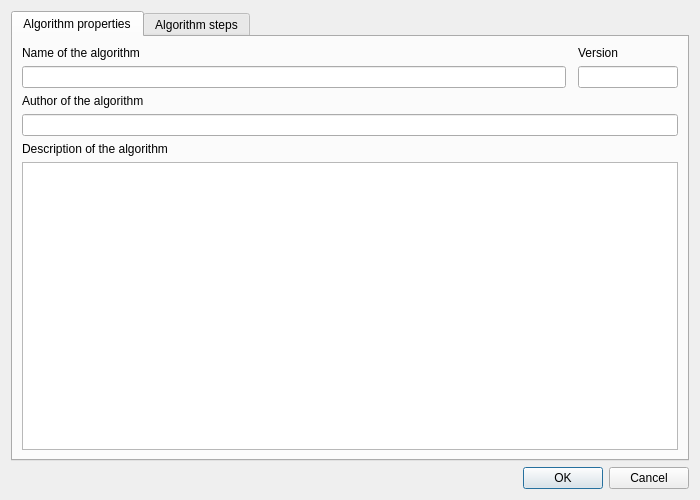
<?xml version="1.0" encoding="UTF-8"?>
<ui version="4.0">
 <class>Dialog</class>
 <widget class="QDialog" name="Dialog">
  <property name="geometry">
   <rect>
    <x>0</x>
    <y>0</y>
    <width>700</width>
    <height>500</height>
   </rect>
  </property>
  <property name="windowTitle">
   <string>Algorithm Creator</string>
  </property>
  <layout class="QGridLayout" name="gridLayout">
   <item row="1" column="0">
    <widget class="QTabWidget" name="tabWidget">
     <property name="currentIndex">
      <number>0</number>
     </property>
     <widget class="QWidget" name="tab_Properties">
      <attribute name="title">
       <string>Algorithm properties</string>
      </attribute>
      <layout class="QGridLayout" name="gridLayout_2">
       <item row="0" column="0" colspan="2">
        <widget class="QLabel" name="l_NameAlgorithm">
         <property name="text">
          <string>Name of the algorithm</string>
         </property>
        </widget>
       </item>
       <item row="1" column="0">
        <widget class="QLineEdit" name="le_NameAlgorithm"/>
       </item>
       <item row="1" column="2">
        <widget class="QLineEdit" name="le_Version">
         <property name="minimumSize">
          <size>
           <width>0</width>
           <height>0</height>
          </size>
         </property>
         <property name="maximumSize">
          <size>
           <width>100</width>
           <height>16777215</height>
          </size>
         </property>
        </widget>
       </item>
       <item row="7" column="0" colspan="3">
        <widget class="QTextEdit" name="te_Description"/>
       </item>
       <item row="0" column="2">
        <widget class="QLabel" name="l_Version">
         <property name="text">
          <string>Version</string>
         </property>
        </widget>
       </item>
       <item row="6" column="0" colspan="3">
        <widget class="QLabel" name="l_Description">
         <property name="text">
          <string>Description of the algorithm</string>
         </property>
        </widget>
       </item>
       <item row="2" column="0">
        <widget class="QLabel" name="l_Author">
         <property name="text">
          <string>Author of the algorithm</string>
         </property>
        </widget>
       </item>
       <item row="3" column="0" colspan="3">
        <widget class="QLineEdit" name="le_Author"/>
       </item>
      </layout>
     </widget>
     <widget class="QWidget" name="tab_Algorithm">
      <attribute name="title">
       <string>Algorithm steps</string>
      </attribute>
      <layout class="QGridLayout" name="gridLayout_3">
       <item row="3" column="4">
        <widget class="QPushButton" name="b_AddBefore">
         <property name="text">
          <string/>
         </property>
         <property name="icon">
          <iconset resource="../../Icons.qrc">
           <normaloff>:/Buttons/icon/add_above.png</normaloff>:/Buttons/icon/add_above.png</iconset>
         </property>
         <property name="iconSize">
          <size>
           <width>25</width>
           <height>25</height>
          </size>
         </property>
        </widget>
       </item>
       <item row="0" column="4" colspan="3">
        <widget class="QListView" name="lst_Functions"/>
       </item>
       <item row="3" column="2">
        <widget class="QPushButton" name="b_MoveDown">
         <property name="text">
          <string/>
         </property>
         <property name="icon">
          <iconset resource="../../Icons.qrc">
           <normaloff>:/Buttons/icon/move_down.png</normaloff>:/Buttons/icon/move_down.png</iconset>
         </property>
         <property name="iconSize">
          <size>
           <width>25</width>
           <height>25</height>
          </size>
         </property>
        </widget>
       </item>
       <item row="3" column="1">
        <widget class="QPushButton" name="b_Delete">
         <property name="text">
          <string/>
         </property>
         <property name="icon">
          <iconset resource="../../Icons.qrc">
           <normaloff>:/Buttons/icon/bin.png</normaloff>:/Buttons/icon/bin.png</iconset>
         </property>
         <property name="iconSize">
          <size>
           <width>25</width>
           <height>25</height>
          </size>
         </property>
        </widget>
       </item>
       <item row="3" column="0">
        <widget class="QPushButton" name="b_MoveUp">
         <property name="text">
          <string/>
         </property>
         <property name="icon">
          <iconset resource="../../Icons.qrc">
           <normaloff>:/Buttons/icon/move_up.png</normaloff>:/Buttons/icon/move_up.png</iconset>
         </property>
         <property name="iconSize">
          <size>
           <width>25</width>
           <height>25</height>
          </size>
         </property>
        </widget>
       </item>
       <item row="3" column="6">
        <widget class="QPushButton" name="b_AddAfter">
         <property name="text">
          <string/>
         </property>
         <property name="icon">
          <iconset resource="../../Icons.qrc">
           <normaloff>:/Buttons/icon/add_below.png</normaloff>:/Buttons/icon/add_below.png</iconset>
         </property>
         <property name="iconSize">
          <size>
           <width>25</width>
           <height>25</height>
          </size>
         </property>
        </widget>
       </item>
       <item row="3" column="5">
        <widget class="QPushButton" name="b_Help">
         <property name="text">
          <string/>
         </property>
         <property name="icon">
          <iconset resource="../../Icons.qrc">
           <normaloff>:/Buttons/icon/help.png</normaloff>:/Buttons/icon/help.png</iconset>
         </property>
         <property name="iconSize">
          <size>
           <width>25</width>
           <height>25</height>
          </size>
         </property>
        </widget>
       </item>
       <item row="0" column="0" colspan="3">
        <widget class="QTreeView" name="tv_algorithm"/>
       </item>
      </layout>
     </widget>
    </widget>
   </item>
   <item row="2" column="0">
    <widget class="QDialogButtonBox" name="buttonBox">
     <property name="orientation">
      <enum>Qt::Orientation::Horizontal</enum>
     </property>
     <property name="standardButtons">
      <set>QDialogButtonBox::StandardButton::Cancel|QDialogButtonBox::StandardButton::Ok</set>
     </property>
     <property name="centerButtons">
      <bool>false</bool>
     </property>
    </widget>
   </item>
  </layout>
 </widget>
 <resources>
  <include location="../../Icons.qrc"/>
 </resources>
 <connections>
  <connection>
   <sender>buttonBox</sender>
   <signal>accepted()</signal>
   <receiver>Dialog</receiver>
   <slot>accept()</slot>
   <hints>
    <hint type="sourcelabel">
     <x>248</x>
     <y>254</y>
    </hint>
    <hint type="destinationlabel">
     <x>157</x>
     <y>274</y>
    </hint>
   </hints>
  </connection>
  <connection>
   <sender>buttonBox</sender>
   <signal>rejected()</signal>
   <receiver>Dialog</receiver>
   <slot>reject()</slot>
   <hints>
    <hint type="sourcelabel">
     <x>316</x>
     <y>260</y>
    </hint>
    <hint type="destinationlabel">
     <x>286</x>
     <y>274</y>
    </hint>
   </hints>
  </connection>
 </connections>
</ui>
